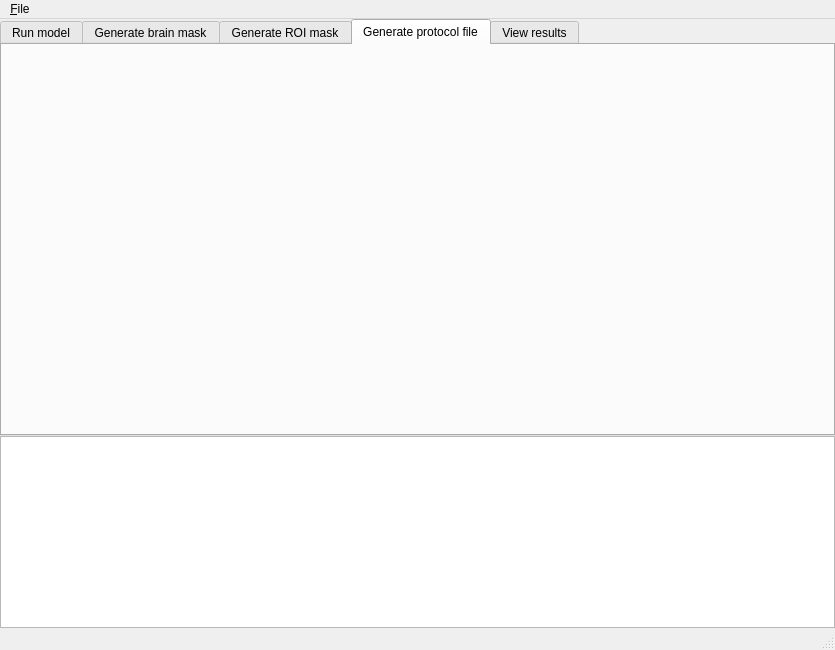
<?xml version="1.0" encoding="UTF-8"?>
<ui version="4.0">
 <class>MainWindow</class>
 <widget class="QMainWindow" name="MainWindow">
  <property name="geometry">
   <rect>
    <x>0</x>
    <y>0</y>
    <width>835</width>
    <height>650</height>
   </rect>
  </property>
  <property name="windowTitle">
   <string>Maastricht Diffusion Toolbox</string>
  </property>
  <property name="windowIcon">
   <iconset resource="gui_single.qrc">
    <normaloff>:/gui_single/logo.gif</normaloff>:/gui_single/logo.gif</iconset>
  </property>
  <widget class="QWidget" name="centralwidget">
   <layout class="QVBoxLayout" name="verticalLayout">
    <property name="spacing">
     <number>0</number>
    </property>
    <property name="leftMargin">
     <number>0</number>
    </property>
    <property name="topMargin">
     <number>0</number>
    </property>
    <property name="rightMargin">
     <number>0</number>
    </property>
    <property name="bottomMargin">
     <number>0</number>
    </property>
    <item>
     <widget class="QTabWidget" name="MainTabs">
      <property name="sizePolicy">
       <sizepolicy hsizetype="Expanding" vsizetype="Expanding">
        <horstretch>0</horstretch>
        <verstretch>1</verstretch>
       </sizepolicy>
      </property>
      <property name="currentIndex">
       <number>3</number>
      </property>
      <widget class="QWidget" name="runModelTab">
       <attribute name="title">
        <string>Run model</string>
       </attribute>
      </widget>
      <widget class="QWidget" name="generateBrainMaskTab">
       <attribute name="title">
        <string>Generate brain mask</string>
       </attribute>
      </widget>
      <widget class="QWidget" name="generateROIMaskTab">
       <attribute name="title">
        <string>Generate ROI mask</string>
       </attribute>
      </widget>
      <widget class="QWidget" name="generateProtocolTab">
       <attribute name="title">
        <string>Generate protocol file</string>
       </attribute>
      </widget>
      <widget class="QWidget" name="viewResultsTab">
       <attribute name="title">
        <string>View results</string>
       </attribute>
       <zorder>loggingTextBox</zorder>
      </widget>
     </widget>
    </item>
    <item>
     <widget class="QPlainTextEdit" name="loggingTextBox">
      <property name="sizePolicy">
       <sizepolicy hsizetype="Expanding" vsizetype="Expanding">
        <horstretch>0</horstretch>
        <verstretch>0</verstretch>
       </sizepolicy>
      </property>
      <property name="frameShape">
       <enum>QFrame::StyledPanel</enum>
      </property>
      <property name="frameShadow">
       <enum>QFrame::Sunken</enum>
      </property>
      <property name="readOnly">
       <bool>true</bool>
      </property>
      <property name="plainText">
       <string/>
      </property>
      <property name="tabStopWidth">
       <number>80</number>
      </property>
     </widget>
    </item>
   </layout>
  </widget>
  <widget class="QMenuBar" name="menubar">
   <property name="geometry">
    <rect>
     <x>0</x>
     <y>0</y>
     <width>835</width>
     <height>27</height>
    </rect>
   </property>
   <widget class="QMenu" name="menuMenu">
    <property name="title">
     <string>&amp;File</string>
    </property>
    <addaction name="separator"/>
    <addaction name="actionExit"/>
   </widget>
   <addaction name="menuMenu"/>
  </widget>
  <widget class="QStatusBar" name="statusbar"/>
  <action name="actionExit">
   <property name="text">
    <string>&amp;Quit</string>
   </property>
   <property name="shortcut">
    <string>Ctrl+Q</string>
   </property>
  </action>
 </widget>
 <resources>
  <include location="gui_single.qrc"/>
 </resources>
 <connections>
  <connection>
   <sender>actionExit</sender>
   <signal>triggered()</signal>
   <receiver>MainWindow</receiver>
   <slot>close()</slot>
   <hints>
    <hint type="sourcelabel">
     <x>-1</x>
     <y>-1</y>
    </hint>
    <hint type="destinationlabel">
     <x>399</x>
     <y>299</y>
    </hint>
   </hints>
  </connection>
 </connections>
</ui>
